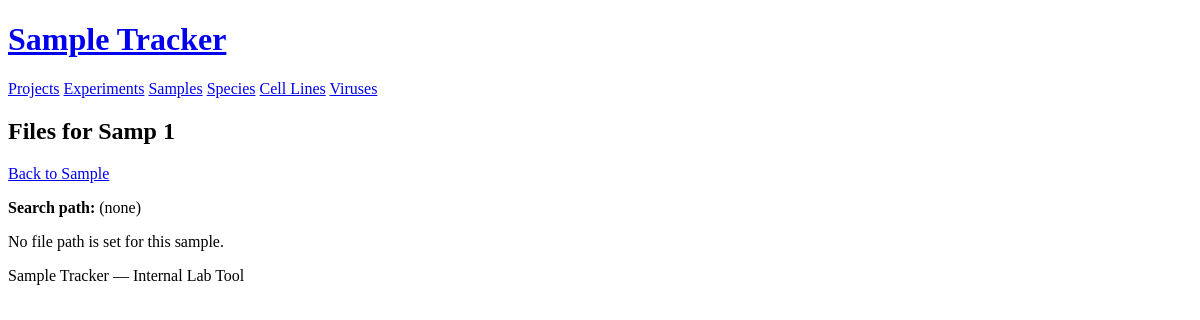
/samples/1/files, run on an earlier commit of the app's database.
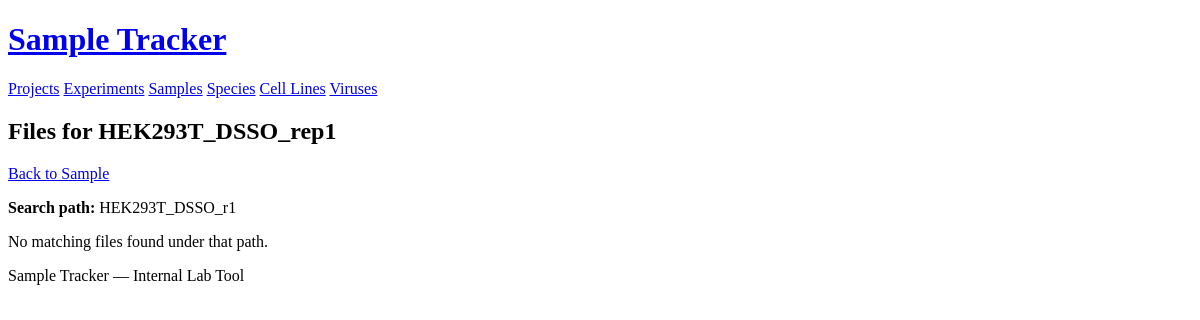
And on a later commit of the database.
### models.py (models this page shows)
class Sample(db.Model):
    __tablename__ = "sample"
    id = db.Column(db.Integer, primary_key=True, autoincrement=True)
    experiment_id = db.Column(
        db.Integer, db.ForeignKey("experiment.id"), nullable=False
    )
    name = db.Column(db.Text, nullable=False)
    comment = db.Column(db.Text)
    file_name_root = db.Column(db.Text)
    disease = db.Column(db.Text)
    phenotype = db.Column(db.Text)
    isotope_labeling_channel = db.Column(db.Text)
    chemical_labelling = db.Column(db.Text)
    tissue = db.Column(db.Text)
    organism_age = db.Column(db.Float)
    organism_age_unit = db.Column(db.Text)
    organism_sex = db.Column(db.Text)
    enrichment_process = db.Column(db.Text)
    replicate = db.Column(db.Text)
    synthetic_peptide = db.Column(db.Text)
    digestion = db.Column(db.Text)
    protein_isolation_or_fractionation = db.Column(db.Text)
    crosslinked_sample = db.Column(db.Integer, nullable=False, default=0)
    quantitation = db.Column(db.Integer, default=0)
    quantitation_scheme = db.Column(db.Text)
    quantitation_method = db.Column(db.Text)
    crosslinker = db.Column(db.Text)
    crosslinking_type = db.Column(db.Text)
    protein_or_cell_concentration = db.Column(db.Float)
    protein_or_cell_concentration_unit = db.Column(db.Text)
    crosslinker_or_compound_concentration = db.Column(db.Float)
    crosslinker_or_compound_concentration_unit = db.Column(db.Text)
    organic_solvent_concentration = db.Column(db.Float)
    organic_solvent_concentration_unit = db.Column(db.Text)
    reaction_temperature_in_celsius = db.Column(db.Float)
    reaction_time_in_minutes = db.Column(db.Float)
    quenching_reagent = db.Column(db.Text)
    uv_source = db.Column(db.Text)
    uv_time_in_seconds = db.Column(db.Float)
    uv_wavelength_in_nanometers = db.Column(db.Float)
    peptide_level_fraction = db.Column(db.Text)
    __mapper_args__ = {
        "polymorphic_on": crosslinked_sample,
        "polymorphic_identity": -1,
    }
    experiment = db.relationship("Experiment", back_populates="samples")
    species_list = db.relationship(
        "Species", secondary=sample_species, backref="samples"
    )
    cell_lines = db.relationship(
        "CellLine", secondary=sample_cell_line, backref="samples"
    )

### app.py (the view)
@app.route("/samples/<int:id>/files")
def sample_files(id):
    sample = db.get_or_404(Sample, id)
    files = []
    error = None
    path = sample.file_name_root
    if not path:
        error = "No file path is set for this sample."
    else:
        try:
            files = [(name, loc, size / 1024 ** 3)
                     for name, loc, size in SpectraAddressBook(path).collect()]
        except Exception as e:
            error = f"Error scanning path: {e}"
    return render_template("sample/files.html", sample=sample, files=files, error=error)

### templates/sample/files.html (shortened to what this page needs)
{% extends "base.html" %}
{% block content %}
<h2>Files for {{ sample.name }}</h2>
<p><a href="{{ url_for('sample_edit', id=sample.id) }}">Back to Sample</a></p>
<p><strong>Search path:</strong> {{ sample.file_name_root or '(none)' }}</p>
{% if error %}
  <p>{{ error }}</p>
{% elif not files %}
  <p>No matching files found under that path.</p>
{% endif %}
{% endblock %}

What changed in the data, as far as the page shows it:
changed Sample: name "Samp 1" → "HEK293T_DSSO_rep1"; file_name_root "(none)" → "HEK293T_DSSO_r1"
Also different on the page:
{{ error }}: "No file path is set for this sample." → (not shown)
text now shown: "No matching files found under that path."
